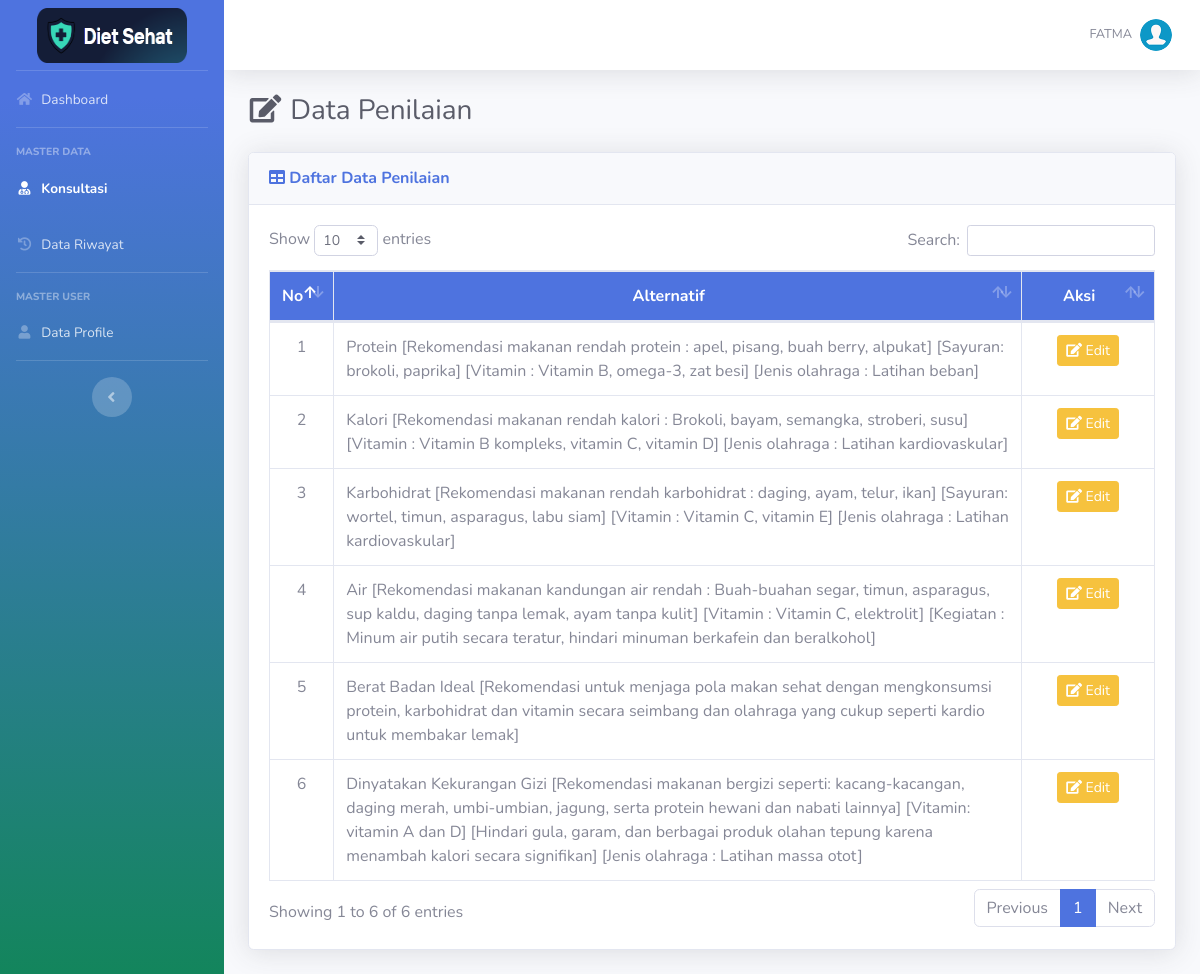
Screenshot of /konsultasi-input.php (signed in) with the database file from the repository.
### tables this page shows
CREATE TABLE `alternatif` (
  `id_alternatif` char(11) NOT NULL,
  `nama` varchar(500) NOT NULL
);

### includes/functions.php (called while the page is built, shortened)
<?php
function get_role() {
	if(isset($_SESSION['user_id']) && isset($_SESSION['role'])) {
		if($_SESSION['role'] == '1') {
			return 'admin';
		} else {
			return 'user';
		}
	} else {
		return false;
	}
}
?>

### konsultasi-input.php (the view, shortened to what this page needs)
<?php
require_once('includes/init.php');
$user_role = get_role();
if($user_role == 'user') {
require_once('template/header.php');
?>
<div class="d-sm-flex align-items-center justify-content-between mb-4">
    <h1 class="h3 mb-0 text-gray-800"><i class="fas fa-fw fa-edit"></i> Data Penilaian</h1>
</div>
<div class="card shadow mb-4">
    <div class="card-header py-3">
        <h6 class="m-0 font-weight-bold text-success"><i class="fa fa-table"></i> Daftar Data Penilaian</h6>
    </div>
	<div class="card-body">
		<div class="table-responsive">
			<table class="table table-bordered" id="dataTable" width="100%" cellspacing="0">
				<thead class="bg-success text-white">
					<tr align="center">
						<th width="5%">No</th>
						<th>Alternatif</th>
						<th width="15%">Aksi</th>
					</tr>
				</thead>
				<tbody>
					<?php
					$no=1;
					$query = mysqli_query($koneksi,"SELECT * FROM alternatif");
					while($data = mysqli_fetch_array($query)){
					?>
					<tr align="center">
						<td><?=$no ?></td>
						<td align="left"><?= $data['nama'] ?></td>
						<?php
						$id_alternatif = $data['id_alternatif'];
						$q = mysqli_query($koneksi,"SELECT * FROM penilaian WHERE id_alternatif='$id_alternatif'");
						$cek_tombol = mysqli_num_rows($q);
						?>
						<td>
						<?php if ($cek_tombol==0) { ?>
						<a data-toggle="modal" href="#set<?= $data['id_alternatif'] ?>" class="btn btn-success btn-sm"><i class="fa fa-plus"></i> Input</a>
						<?php } else { ?>
						<a data-toggle="modal" href="#edit<?= $data['id_alternatif'] ?>" class="btn btn-warning btn-sm"><i class="fa fa-edit"></i> Edit</a>
						<?php } ?>
						</td>
					</tr>
					<?php
					$no++;
					}
					?>
				</tbody>
			</table>
		</div>
	</div>
</div>
<?php
require_once('template/footer.php');
}
else {
	header('Location: login.php');
}
?>

### rows the page displays
alternatif: nama "Protein [Rekomendasi makanan rendah protein : apel, pisang, buah berry, alpukat] [Sayuran: brokoli, paprika] [Vitamin : Vitamin B, omega-3, zat besi] [Jenis olahraga : Latihan beban]"
alternatif: nama "Kalori [Rekomendasi makanan rendah kalori : Brokoli, bayam, semangka, stroberi, susu] [Vitamin : Vitamin B kompleks, vitamin C, vitamin D] [Jenis olahraga : Latihan kardiovaskular]"
alternatif: nama "Karbohidrat [Rekomendasi makanan rendah karbohidrat : daging, ayam, telur, ikan] [Sayuran: wortel, timun, asparagus, labu siam] [Vitamin : Vitamin C, vitamin E] [Jenis olahraga : Latihan kardiovaskular]"
alternatif: nama "Air [Rekomendasi makanan kandungan air rendah : Buah-buahan segar, timun, asparagus, sup kaldu, daging tanpa lemak, ayam tanpa kulit] [Vitamin : Vitamin C, elektrolit] [Kegiatan : Minum air putih secara teratur, hindari minuman berkafein dan beralkohol]"
alternatif: nama "Berat Badan Ideal [Rekomendasi untuk menjaga pola makan sehat dengan mengkonsumsi protein, karbohidrat dan vitamin secara seimbang dan olahraga yang cukup seperti kardio untuk membakar lemak]"
alternatif: nama "Dinyatakan Kekurangan Gizi [Rekomendasi makanan bergizi seperti: kacang-kacangan, daging merah, umbi-umbian, jagung, serta protein hewani dan nabati lainnya] [Vitamin: vitamin A dan D] [Hindari gula, garam, dan berbagai produk olahan tepung karena menambah kalori secara signifikan] [Jenis olahraga : Latihan massa otot]"

### other values shown
$_SESSION['nama'] "FATMA"
